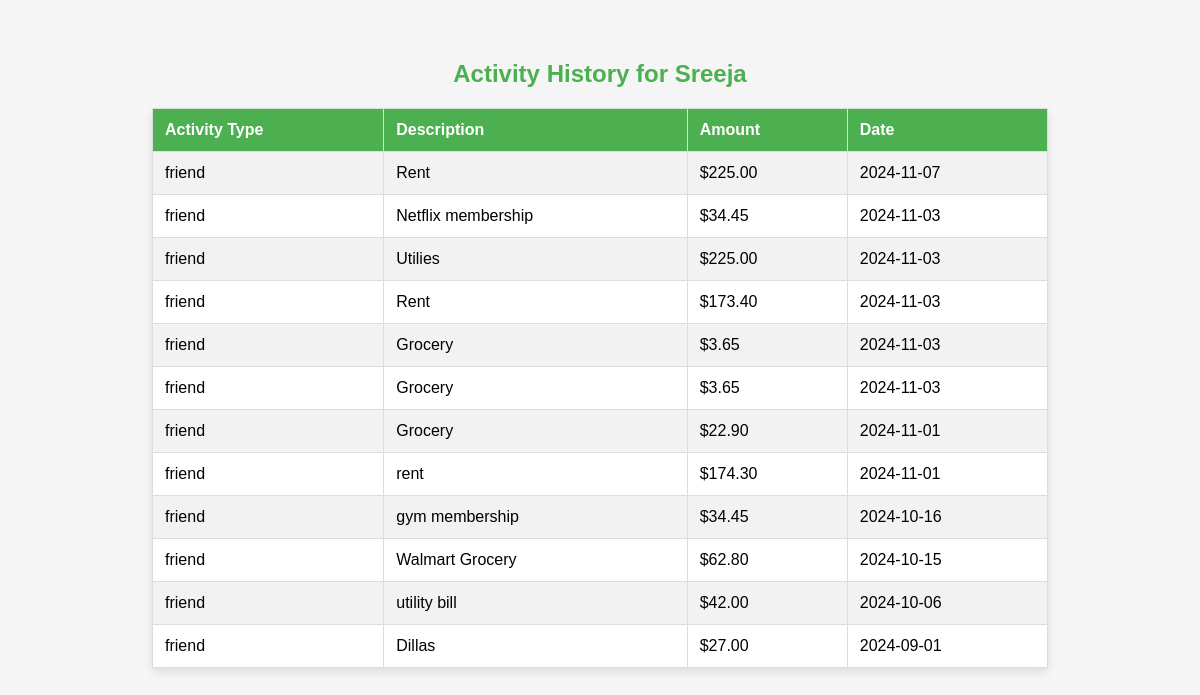
The page /user_activity (signed in) on the database as committed earlier.
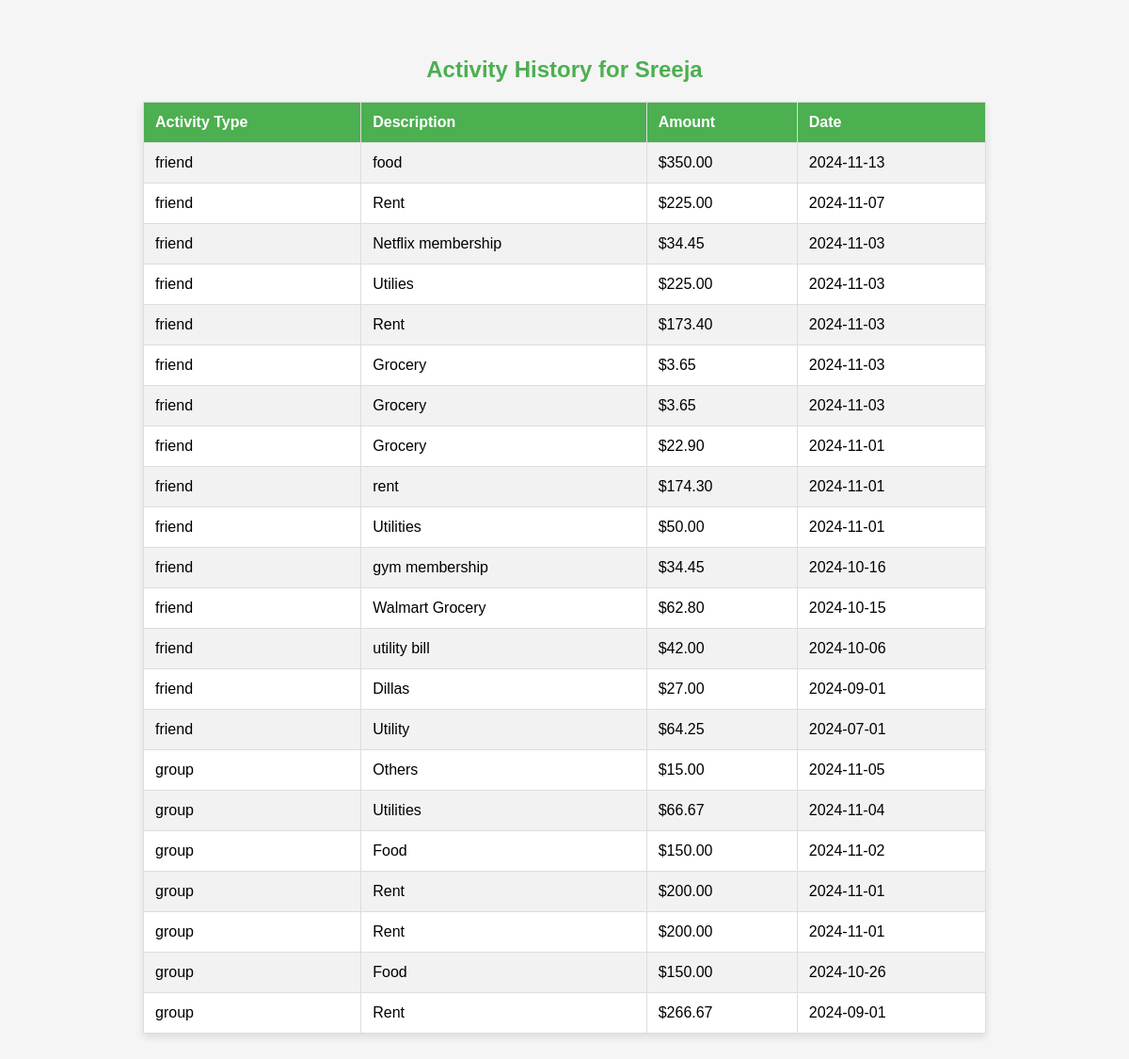
The same page on the database as committed later.
### tables this page shows
CREATE TABLE users (
            id INTEGER PRIMARY KEY AUTOINCREMENT,
            email TEXT NOT NULL UNIQUE,
            password TEXT NOT NULL,
            name TEXT NOT NULL,
            phone TEXT NOT NULL
        );

CREATE TABLE expense (expenseid integer PRIMARY key AUTOINCREMENT,expensename text,creatorid INTEGER , partnerid int, total INTEGER, creatoramount integer, partneramount integer, createdon date,
FOREIGN key (creatorid) 
REFERENCES users(id),FOREIGN key(partnerid) REFERENCES users(id) );

CREATE TABLE group_expenses (
            id INTEGER PRIMARY KEY AUTOINCREMENT,
            group_name TEXT NOT NULL,
            category TEXT NOT NULL,
            total_amount REAL NOT NULL,
            payer TEXT NOT NULL,
            date TEXT NOT NULL, category_description TEXT,
            FOREIGN KEY (group_name) REFERENCES groups_table(group_name),
            FOREIGN KEY (payer) REFERENCES users(name)
        );

### app.py (the view)
@app.route('/user_activity')
def user_activity():
    if 'username' not in session:
        flash("Please log in to view your activity history.", "warning")
        return redirect(url_for('login'))
    logged_in_user = session.get('username')
    conn = sqlite3.connect(db_path)
    cursor = conn.cursor()
    cursor.execute('SELECT id FROM users WHERE name = ?', (logged_in_user,))
    user_id_result = cursor.fetchone()
    user_id = user_id_result[0] if user_id_result else None
    if not user_id:
        flash("User not found", "danger")
        return redirect(url_for('login'))
    print(f"Logged in user: {logged_in_user}, user_id: {user_id}")
    cursor.execute('''
        SELECT 'friend' AS activity_type,
               expensename AS description,
               total/2 AS user_share,
               createdon AS date
        FROM expense
        WHERE creatorid = ? OR partnerid = ?
        ORDER BY date DESC
    ''', (user_id, user_id))
    friend_activities = cursor.fetchall()
    cursor.execute('''
        SELECT 'group' AS activity_type,
               category AS description,
               (total_amount - (total_amount / (SELECT COUNT(*) FROM members WHERE group_name = ge.group_name))) AS user_share,
               date
        FROM group_expenses ge
        WHERE group_name IN (SELECT group_name FROM members WHERE name = ?)
        ORDER BY date DESC
    ''', (logged_in_user,))
    group_activities = cursor.fetchall()
    user_activities = friend_activities + group_activities
    print(f"Combined activities: {user_activities}")
    conn.close()
    if not user_activities:
        flash("No activity history found.", "info")
    return render_template('user_activity.html', user_activities=user_activities, username=logged_in_user)

### templates/user_activity.html (shortened to what this page needs)
<!DOCTYPE html>
<html lang="en">
<head>
</head>
<body>
    <h2>Activity History for {{ username }}</h2>
    {% if user_activities %}
    <table>
        <tr>
            <th>Activity Type</th>
            <th>Description</th>
            <th>Amount</th>
            <th>Date</th>
        </tr>
        {% for activity in user_activities %}
        <tr>
            <td>{{ activity[0] }}</td>
            <td>{{ activity[1] }}</td>
            <td>${{ "%.2f"|format(activity[2] if activity[2] is not none else 0) }}</td>
            <td>{{ activity[3] }}</td>
        </tr>
        {% endfor %}
    </table>
    {% else %}
    <div class="no-activity">
        <p>No activity history found.</p>
    </div>
    {% endif %}
</body>
</html>

### templates/user_activity.html (style rules this page uses)
body { font-family: Arial, sans-serif; background-color: #f5f5f5; margin: 20px; padding: 20px; background-image: url('https://i.postimg.cc/m2Mwh4S5/background-image.webp'); background-size: cover; background-position: center; }
h2 { text-align: center; color: #4caf50; }
table { width: 80%; margin: 20px auto; border-collapse: collapse; background-color: #ffffff; box-shadow: 0 4px 8px rgba(0, 0, 0, 0.1); }
th, td { padding: 12px; border: 1px solid #dddddd; text-align: left; }
th { background-color: #4caf50; color: white; }
tr:nth-child(even) { background-color: #f2f2f2; }

Rows that differ between the two databases and show on the page:
added expense: activity "friend", expensename "food", activity "350.00", createdon "2024-11-13"
added expense: activity "friend", expensename "Utilities", activity "50.00", createdon "2024-11-01"
added expense: activity "friend", expensename "Utility", activity "64.25", createdon "2024-07-01"
added group_expenses: activity "group", category "Others", activity "15.00", date "2024-11-05"
added group_expenses: activity "group", category "Utilities", activity "66.67", date "2024-11-04"
added group_expenses: activity "group", category "Food", activity "150.00", date "2024-11-02"
added group_expenses: activity "group", category "Rent", activity "200.00", date "2024-11-01"
added group_expenses: activity "group", category "Rent", activity "200.00", date "2024-11-01"
added group_expenses: activity "group", category "Food", activity "150.00", date "2024-10-26"
added group_expenses: activity "group", category "Rent", activity "266.67", date "2024-09-01"
